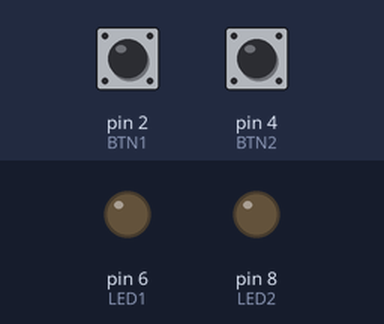
A sketch run on a simulated Arduino Uno, built with avr-gcc and run on an emulated ATmega328P. Parts: output pins drawn as LEDs (lit = HIGH). Inputs (shaded band) come from the test bench; at power-on: pin 2 (BTN1) HIGH, pin 4 (BTN2) HIGH.

Above: at 1.2 s.
1.3 s: pin 2 (BTN1) pulled LOW for 0.15 s
At 1.37 s:
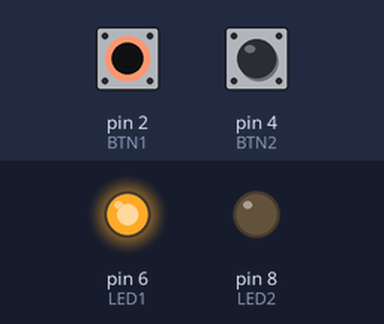
2.9 s: pin 4 (BTN2) pulled LOW for 0.15 s
At 2.97 s:
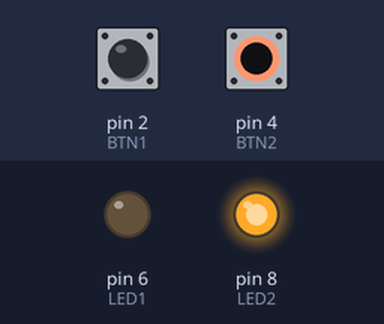
4.5 s: pin 4 (BTN2) pulled LOW for 3.2 s
At 8.9 s:
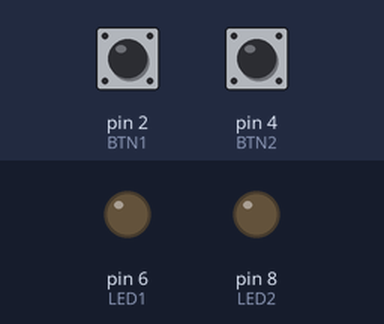
9.2 s: pin 2 (BTN1) pulled LOW for 3.2 s
At 10.1 s:
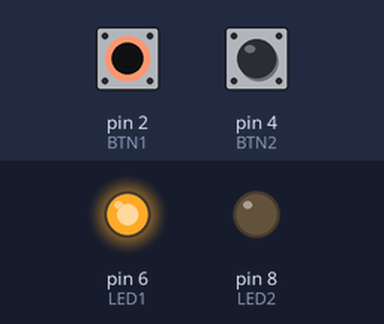
13.9 s: pin 2 (BTN1) driven LOW and pin 4 (BTN2) driven LOW
At 14.9 s:
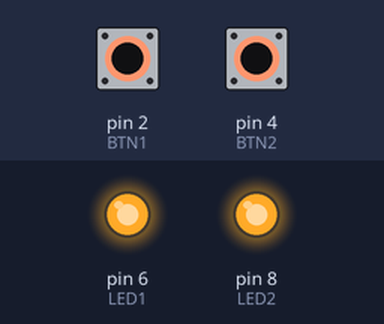
Timing chart, 0 to 16.4 s (numbered marks = the images above; inputs shaded):
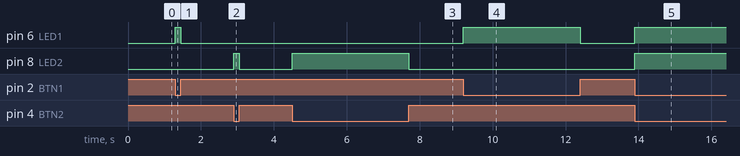

The sketch:

Tugas_Prak_MCU_3.1.ino
```cpp
const int BTN1 = 2;
const int BTN2 = 4;
const int LED1 = 6;
const int LED2 = 8;

void setup() {
  pinMode(BTN1, INPUT_PULLUP);
  pinMode(BTN2, INPUT_PULLUP);
  pinMode(LED1, OUTPUT);
  pinMode(LED2, OUTPUT);
}

void loop() {
  int BTNstate1 = digitalRead(BTN1);
  int BTNstate2 = digitalRead(BTN2);

  switch (BTNstate1) {
    case LOW:
      digitalWrite(LED1, HIGH);
      break;

    default:
      digitalWrite(LED1, LOW);
      break;
  }

  switch (BTNstate2) {
    case LOW:
      digitalWrite(LED2, HIGH);
      break;

    default:
      digitalWrite(LED2, LOW);
      break;
  }
}
```

Measured:
- after the input at 1.3 s, pin 6 (LED1): LOW → HIGH at once, → LOW 0.15 s later
- after the input at 2.9 s, pin 8 (LED2): LOW → HIGH at once, → LOW 0.15 s later
- after the input at 4.5 s, pin 8 (LED2): LOW → HIGH at once, → LOW 3.2 s later
- after the input at 9.2 s, pin 6 (LED1): LOW → HIGH at once, → LOW 3.2 s later
- after the input at 13.9 s, pin 6 (LED1), pin 8 (LED2): LOW → HIGH at once
